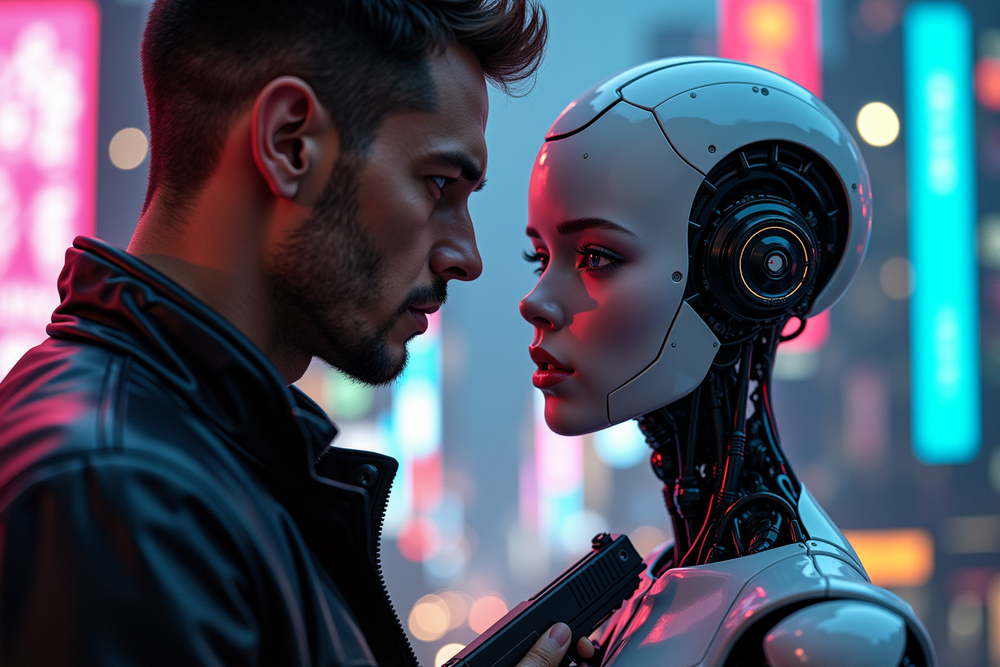
#> input picture assets/inpaintingframe/003.png, 1000 x 667 px, shrunk from 1440 x 960 before the run, found by its file name
$ python extract_left_and_right_frame.py
#> lines starting #> are read from the running program, lines starting #| are printed output that depends on the picture
from __future__ import division
import cv2
from PIL import Image
import os
import numpy as np


def get_left_and_right_frame(input_image_path, video_length=None, sample_size=None, fps=None, validation_video_mask=None):
#> called with input_image_path = 'assets/inpaintingframe/003.png'
    if isinstance(input_image_path, str):
        image = cv2.imread(input_image_path)
#> image is the input picture: shape (667, 1000, 3); mean B, G, R 98.6, 82.8, 73.2
        if image is None:
            raise ValueError(f" can not read any image from the input_image_path. Please check again."
            )
        frame = cv2.cvtColor(image, cv2.COLOR_BGR2RGB)
        height, width = frame.shape[:2]
#> height = 667; width = 1000
        left_frame = frame[:, :width//2]
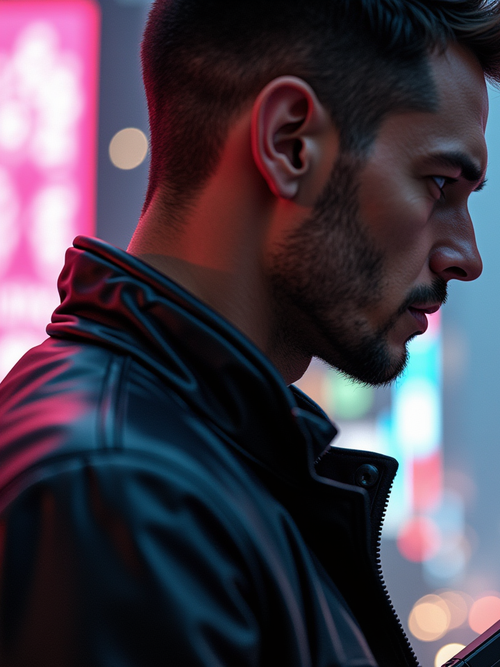
#> left_frame: shape (667, 500, 3); mean R, G, B 70.9, 61.5, 74.8
        right_frame = frame[:, width//2:]
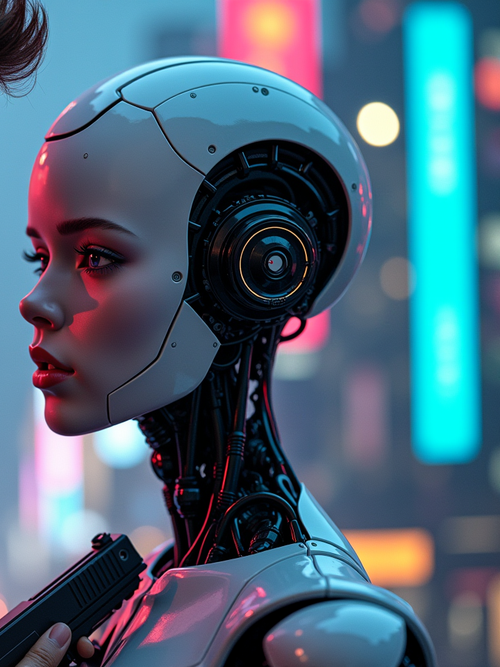
#> right_frame: shape (667, 500, 3); mean R, G, B 75.5, 104.1, 122.4

    else:
        raise ValueError(f" input_image_path is not of type str. Please check again."
            )
    return left_frame, right_frame


if __name__ == "__main__":
    image_path           = "assets/inpaintingframe/003.png"
    save_path           = "assets/inpaintingframe/003_left.png"
    left_frame, right_frame = get_left_and_right_frame(image_path)

    os.makedirs(os.path.dirname(save_path), exist_ok=True)

    base_name = os.path.splitext(save_path)[0]
    extension = os.path.splitext(save_path)[1]
    left_save_path = f"{base_name}_left{extension}"
    right_save_path = f"{base_name}_right{extension}"

    left_image = Image.fromarray(left_frame)
    right_image = Image.fromarray(right_frame)

    left_image.save(left_save_path)
    right_image.save(right_save_path)

    print(f"Left frame successfully saved to {left_save_path}")
    print(f"Right frame successfully saved to {right_save_path}")

$ run again, with assets/inpaintingframe/001.png copied over assets/inpaintingframe/003.png
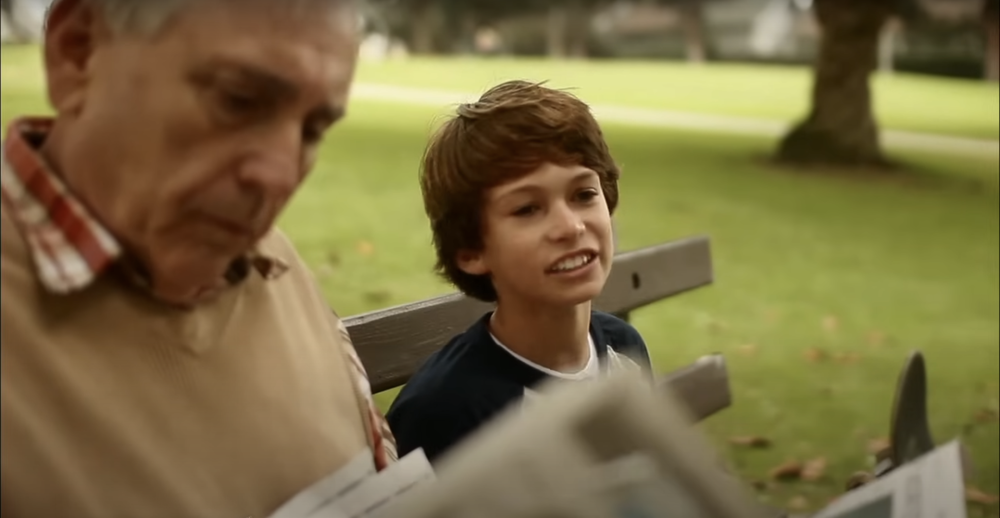
#> input picture assets/inpaintingframe/001.png, 1000 x 518 px, shrunk from 2940 x 1522 before the run, found by its file name
#> in get_left_and_right_frame, image is the input picture: shape (518, 1000, 3); mean B, G, R 66.6, 108.4, 122.4
#> in get_left_and_right_frame, `left_frame = frame[:, :width//2]`:
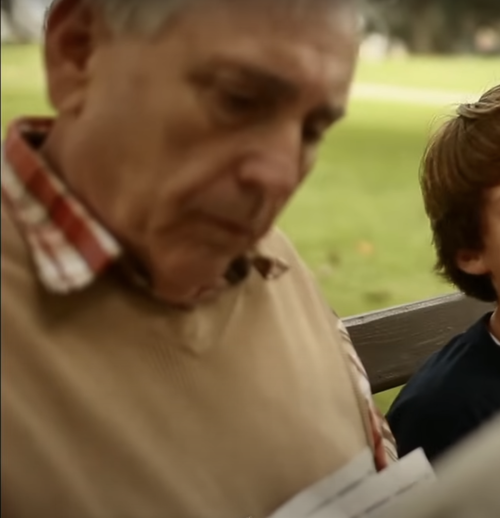
#> left_frame: shape (518, 500, 3); mean R, G, B 119.1, 97.1, 63.1
#> in get_left_and_right_frame, `right_frame = frame[:, width//2:]`:
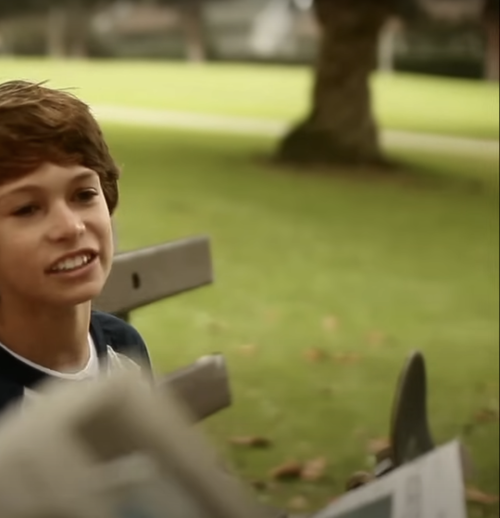
#> right_frame: shape (518, 500, 3); mean R, G, B 125.8, 119.7, 70.2

$ run again, with assets/inpaintingframe/006.png copied over assets/inpaintingframe/003.png
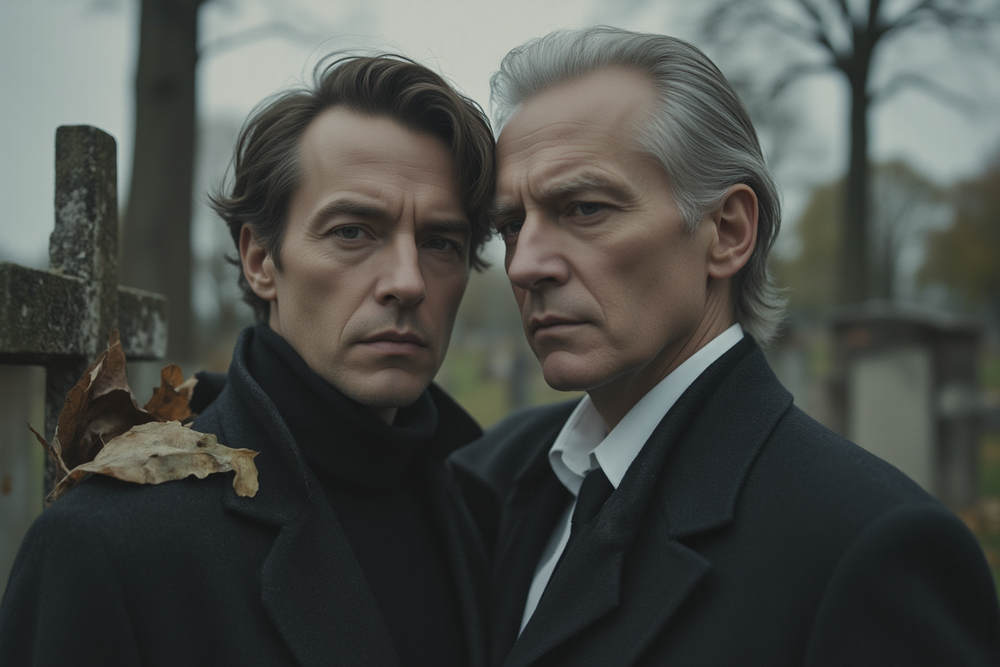
#> input picture assets/inpaintingframe/006.png, 1000 x 667 px, shrunk from 1440 x 960 before the run, found by its file name
#> in get_left_and_right_frame, image is the input picture: shape (667, 1000, 3); mean B, G, R 73.2, 77.2, 74.6
#> in get_left_and_right_frame, `left_frame = frame[:, :width//2]`:
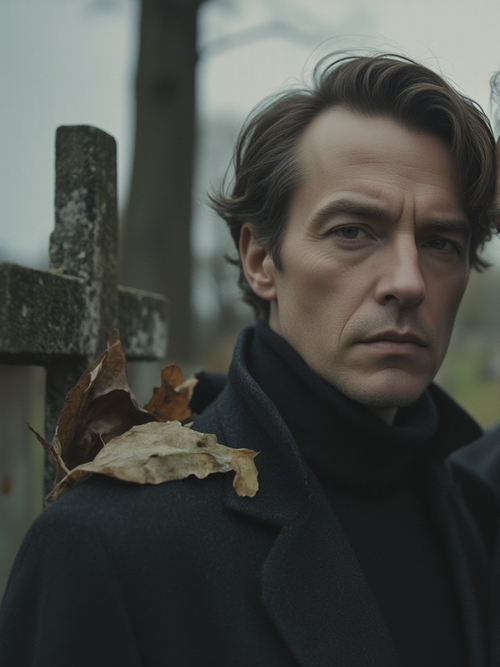
#> left_frame: shape (667, 500, 3); mean R, G, B 73, 74.9, 70.5
#> in get_left_and_right_frame, `right_frame = frame[:, width//2:]`:
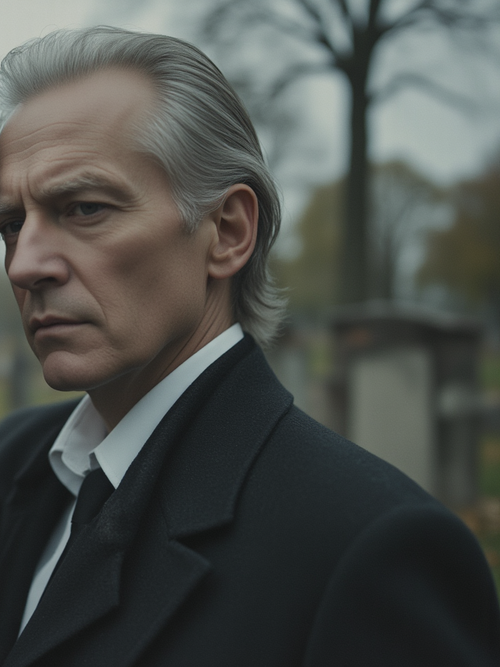
#> right_frame: shape (667, 500, 3); mean R, G, B 76.3, 79.6, 75.9
